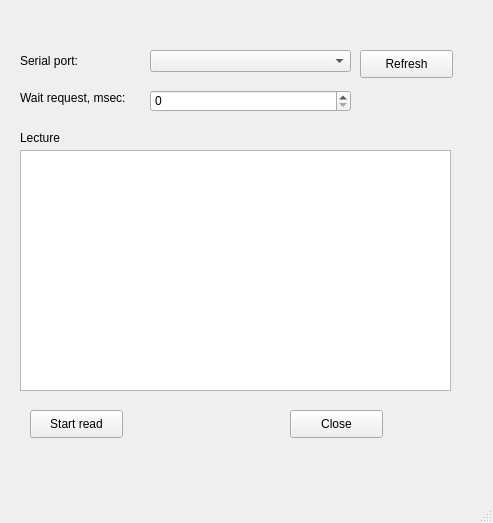
<?xml version="1.0" encoding="UTF-8"?>
<ui version="4.0">
 <class>MainWindow</class>
 <widget class="QMainWindow" name="MainWindow">
  <property name="geometry">
   <rect>
    <x>0</x>
    <y>0</y>
    <width>493</width>
    <height>523</height>
   </rect>
  </property>
  <property name="windowTitle">
   <string>MainWindow</string>
  </property>
  <widget class="QWidget" name="centralwidget">
   <widget class="QComboBox" name="m_serialPortComboBox">
    <property name="geometry">
     <rect>
      <x>150</x>
      <y>50</y>
      <width>201</width>
      <height>22</height>
     </rect>
    </property>
   </widget>
   <widget class="QSpinBox" name="m_waitRequestSpinBox">
    <property name="geometry">
     <rect>
      <x>150</x>
      <y>90</y>
      <width>201</width>
      <height>22</height>
     </rect>
    </property>
   </widget>
   <widget class="QLabel" name="label">
    <property name="geometry">
     <rect>
      <x>20</x>
      <y>50</y>
      <width>91</width>
      <height>21</height>
     </rect>
    </property>
    <property name="text">
     <string>Serial port:</string>
    </property>
   </widget>
   <widget class="QLabel" name="label_2">
    <property name="geometry">
     <rect>
      <x>20</x>
      <y>90</y>
      <width>171</width>
      <height>16</height>
     </rect>
    </property>
    <property name="text">
     <string>Wait request, msec:</string>
    </property>
   </widget>
   <widget class="QTextBrowser" name="m_ReponseReded">
    <property name="geometry">
     <rect>
      <x>20</x>
      <y>150</y>
      <width>431</width>
      <height>241</height>
     </rect>
    </property>
   </widget>
   <widget class="QLabel" name="label_3">
    <property name="geometry">
     <rect>
      <x>20</x>
      <y>130</y>
      <width>55</width>
      <height>16</height>
     </rect>
    </property>
    <property name="text">
     <string>Lecture</string>
    </property>
   </widget>
   <widget class="QPushButton" name="m_StartBtn">
    <property name="geometry">
     <rect>
      <x>30</x>
      <y>410</y>
      <width>93</width>
      <height>28</height>
     </rect>
    </property>
    <property name="text">
     <string>Start read</string>
    </property>
   </widget>
   <widget class="QPushButton" name="m_btn_ReloadPorts">
    <property name="geometry">
     <rect>
      <x>360</x>
      <y>50</y>
      <width>93</width>
      <height>28</height>
     </rect>
    </property>
    <property name="text">
     <string>Refresh</string>
    </property>
   </widget>
   <widget class="QPushButton" name="pushButton">
    <property name="geometry">
     <rect>
      <x>290</x>
      <y>410</y>
      <width>93</width>
      <height>28</height>
     </rect>
    </property>
    <property name="text">
     <string>Close</string>
    </property>
   </widget>
  </widget>
  <widget class="QMenuBar" name="menubar">
   <property name="geometry">
    <rect>
     <x>0</x>
     <y>0</y>
     <width>493</width>
     <height>26</height>
    </rect>
   </property>
  </widget>
  <widget class="QStatusBar" name="statusbar"/>
 </widget>
 <resources/>
 <connections/>
</ui>
